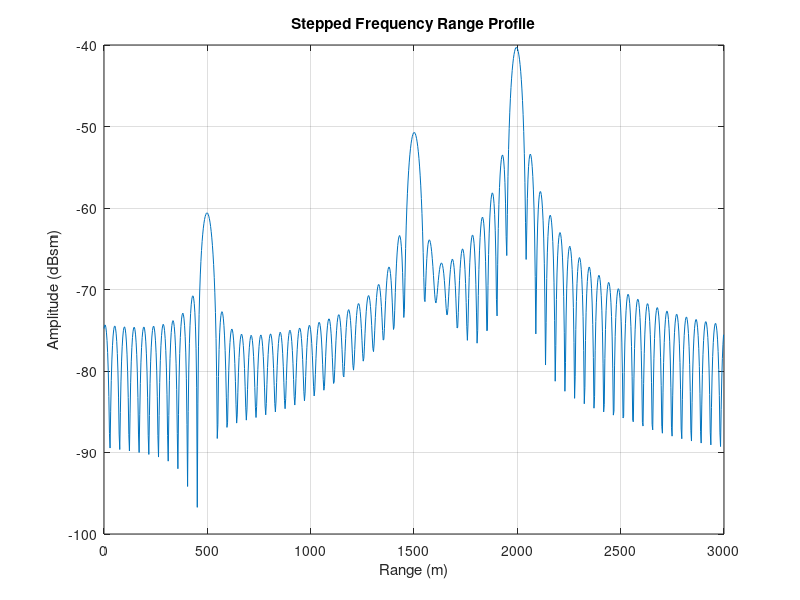

Here is the MATLAB script that generated this plot: (Note: this script raises an error after producing the figure.)
%% Stepped frequency example
% Created by: Lee A. Harrison
% On: 4/27/2019
%
% Copyright (C) 2019 Artech House (artech@artechhouse.com)
% This file is part of Introduction to Radar Using Python and MATLAB
% and can not be copied and/or distributed without the express permission of Artech House.

clear, clc

% Speed of light
c = 299792458;

% Set the parameters
number_of_steps = 64;
frequency_step = 50e3;
prf = 100;
target_range = [0.5e3, 1.5e3, 2.0e3];
target_rcs = [1, 10, 100];
target_velocity = [0, 0, 10];
window = 'None';

switch window
    case 'Hanning'
        coefficients = hanning(number_of_steps);
    case 'Hamming'
        coefficients = hamming(number_of_steps);
    case 'Kaiser'
        coefficients = kaiser(number_of_steps, 6);
    case 'None'
        coefficients = ones(1, number_of_steps);
end

% Calculate the base band return signal
s = 0;

for m = 1:length(target_range)
    s0 = zeros(number_of_steps, 1);
    for i = 1:number_of_steps
        s0(i) = sqrt(target_rcs(m)) * exp(-1j * 4.0 * pi / c * (i * frequency_step) ...
            * (target_range(m) - target_velocity(m) * (i / prf)));
    end
    s = s + s0;
end

n = 2^nextpow2(10 * number_of_steps);
sf = ifft(s .* coefficients', n) * n / number_of_steps;

% range_resolution = c / (2.0 * number_of_steps * frequency_step)
range_unambiguous = c / (2.0 * frequency_step);

range_window = linspace(0, range_unambiguous, n);

% Plot the results
figure
plot(range_window, 20.0 * log10(abs(sf) / n + eps))
xlabel('Range (m)')
ylabel('Amplitude (dBsm)')
title('Stepped Frequency Range Profile')
grid on
plot_settings;